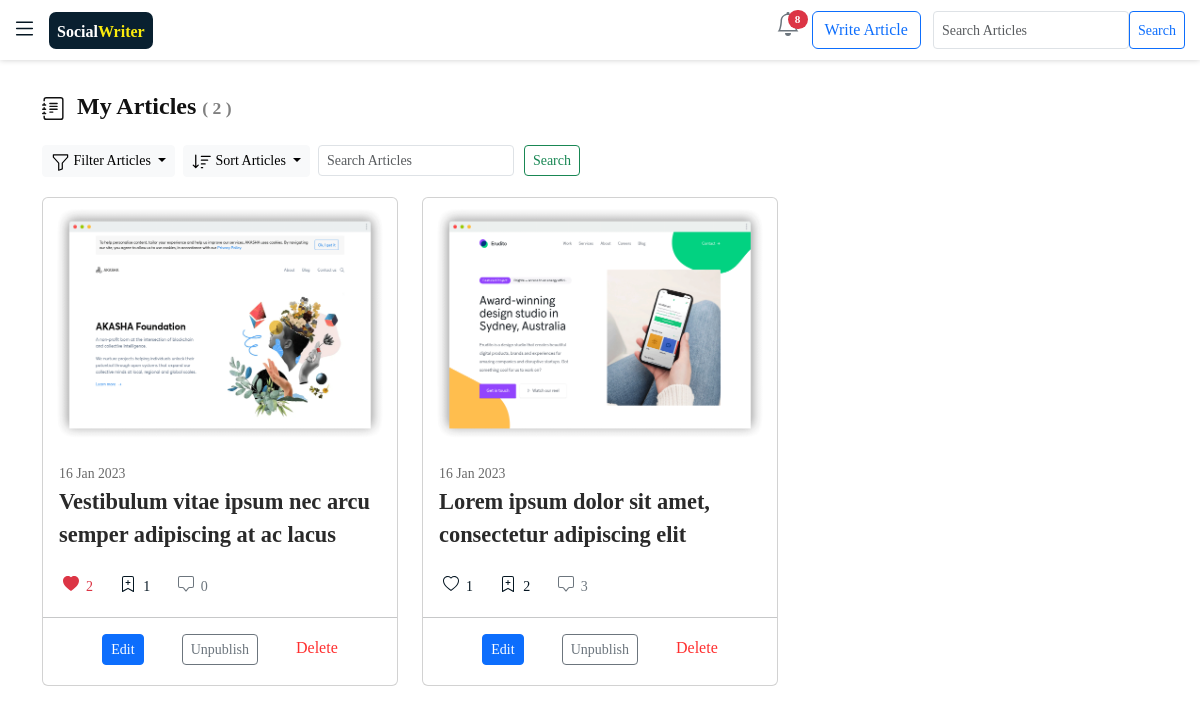
The page /user_entries/ (signed in) on the database its author committed.
### blogyapp/models.py (models this page shows, shortened)
class Entry(models.Model):
    profile = models.ForeignKey(Profile, on_delete=models.CASCADE , blank=True , null=True) # Entry attached to a specific profile
    thumbnail = models.ImageField(upload_to="blogyapp/images/articles_img", blank=True , null=True)
    uploaded = models.BooleanField(default=False)
    entry_title = models.TextField()
    introduction = models.TextField()
    text = HTMLField()
    date_added = models.DateTimeField(auto_now_add=True)
    popularity = models.IntegerField(default=0)
    likes = models.IntegerField(default=0)  # number of likes for each Article
    bookmarks = models.IntegerField(default=0)  # number of bookmarks for each Article ...
    class Meta:
        verbose_name_plural = 'entries'

### blogyapp/views.py (the view)
# urls.py: path('user_entries/', views.user_entries, name='user_entries'),
@login_required
def user_entries(request):
    my_profile =Profile.objects.get(name =request.user)
    entries = Entry.objects.filter(profile = my_profile ).order_by("-date_added")
    form = request.POST
    search_text = request.POST.get('searchtext')
    if "all" in form :
        entries = Entry.objects.filter(profile = my_profile)
    if "published" in form :
        entries = Entry.objects.filter(profile = my_profile , uploaded = True )
    if "unpublished" in form :
        entries = Entry.objects.filter(profile = my_profile, uploaded = False )
    if "nameup" in form :
        entries = Entry.objects.filter(profile = my_profile).order_by("-entry_title")
    if "namedown" in form :
        entries = Entry.objects.filter(profile = my_profile).order_by("entry_title")
    if "dateup" in form :
        entries = Entry.objects.filter(profile = my_profile ).order_by("-date_added")
    if "datedown" in form :
        entries = Entry.objects.filter(profile = my_profile).order_by("date_added")
    if "searchtext" in form :
        entries = Entry.objects.filter(entry_title__contains = search_text ).order_by("-date_added")
    context = {  "entries":entries , }
    return render(request,"blogyapp/articles.html" , context)

### blogyapp/context_processors.py (called while the page is built)
def process_notifications(request):
    try:
        notifications_url = request.META["HTTP_REFERER"]
        notifications = Notification.objects.filter( Q(entry__profile__name = request.user) | Q(profile__name = request.user) )
        if notifications_url == "http://127.0.0.1:8000/notifications/" or notifications_url == "http://socialwriter.pythonanywhere.com/notifications/" or notifications_url == "https://socialwriter.pythonanywhere.com/notifications/":
            for i in notifications:
                if i.notification_viewed == False:
                    i.notification_viewed = True
                    i.save(update_fields=["notification_viewed"])
                    i.save()
        return {}
    except:
        return {}

### blogyapp/templatetags/read-time.py (called while the page is built)
def read(html):
    return readtime.of_html(html)

### blogyapp/templates/blogyapp/articles.html (shortened to what this page needs)
{% extends 'blogyapp/base.html' %}
{% load bootstrap5 %}
{% load read-time %}
{% load static %}
{% block content %}
<head>
</head>
    <div class="container-fluid" style="width: 95%;">
  <br>
  <h4 style="font-weight: 600;margin-top: 0.2cm;margin-bottom: 25px;color: rgb(17, 17, 17);">
    &nbsp;
    My Articles
    <span style="font-size: 1.1rem;color:gray"> ( {{entries.count}} ) </span>
   </h4>
      <div class="tools" style="display: flex;margin-bottom: 20px;">
        <div class="dropdown">
          <button class="btn btn-light dropdown-toggle btn-sm" type="button" id="dropdownMenuButton2" data-bs-toggle="dropdown" aria-expanded="false">
              Filter Articles
          </button>
        </div>
        <div class="dropdown">
          <button class="btn btn-light dropdown-toggle btn-sm" type="button" id="dropdownMenuButton2" data-bs-toggle="dropdown" aria-expanded="false">
              Sort Articles
          </button>
        </div>
        <br>
        <div class = " d-none d-md-block">
          <form class="d-flex"  action="" method="POST" >
            <input class="form-control  form-control-sm" name = "searchtext" type='text' placeholder="Search Articles" aria-label="Search">
            <button style="margin-left: 10px;" class="btn btn-outline-success btn-sm" type="submit" name = "search">Search</button>
          </form>
        </div>
      </div>
      <div class="row">
        {% for entry in entries %}
        <div class="col-md-4">
          <div class="card  ">
            <div  >
              <img style="width: 100%; height: 250px;" class="card-img-top" src="{{entry.thumbnail.url}}" alt="" >
            </div>
          <div class="card-body" style="height: 100px;overflow: hidden;">
            <div style="font-size:0.86rem;color: #696969;"> {{entry.date_added|date:"d M Y"}}</div>
            <a style="font-size: 1.4rem;color: rgb(42, 42, 42);font-weight: 600;" href="{% url 'blogyapp:read' entry.id %}">
              {{ entry.entry_title}}
            </a>
          </div>
     <br>
          <div class="d-flex container-fluid" >
            <div class="like" style="margin-right:0.3cm">
                <form class="d-flex " action="{% url 'blogyapp:like_unlike' entry.id %}" method='post'>
                    {% if entry in entry.profile.liked_articles.all %}
                    <button  class="btn btn-outline-danger btn-sm position-relative" name="submit" style="border: none;" >
                      <div class="d-flex">
                        <svg xmlns="http://www.w3.org/2000/svg" width="16" height="16" fill="currentColor" class="bi bi-heart-fill" viewBox="0 0 16 16">
                            <path fill-rule="evenodd" d="M8 1.314C12.438-3.248 23.534 4.735 8 15-7.534 4.736 3.562-3.248 8 1.314z"/>
                          </svg>
                          <span style="font-weight: 500;">
                           &nbsp;&nbsp;{{entry.likes}}
                          </span>
                        </div>
                    </button>
                    {% else %}
                    <button style= "color: #051622;border: none;" class="btn btn-outline-secondary btn-sm position-relative" name="submit">
                      <div class="d-flex">
                    <span style="font-weight: 500;">
                      &nbsp;&nbsp;{{entry.likes}}
                    </span>
                  </div>
                  </button>
                    {% endif %}
                </form>
            </div>
            <div class="bookmark"  style="margin-right:0.3cm">
              <form action="{% url 'blogyapp:bookmark' entry.id %}" method='post'>
                  {% if entry in entry.profile.bookmarked_articles.all %}
                  <button class="btn btn-outline-success btn-sm position-relative" name="submit" style="border: none;">
                    <div class="d-flex">
                    <svg xmlns="http://www.w3.org/2000/svg" width="16" height="16" fill="currentColor" class="bi bi-bookmark-plus-fill" viewBox="0 0 16 16">
                        <path fill-rule="evenodd" d="M2 15.5V2a2 2 0 0 1 2-2h8a2 2 0 0 1 2 2v13.5a.5.5 0 0 1-.74.439L8 13.069l-5.26 2.87A.5.5 0 0 1 2 15.5zm6.5-11a.5.5 0 0 0-1 0V6H6a.5.5 0 0 0 0 1h1.5v1.5a.5.5 0 0 0 1 0V7H10a.5.5 0 0 0 0-1H8.5V4.5z"/>
                    </svg>
                      <span style="font-weight: 500;">
                      &nbsp;&nbsp;{{entry.bookmarks}}
                      </span>
                    </div>
                </button>
                  {% else %}
                  <button style= "color: #051622;border: none;" class="btn btn-outline-secondary btn-sm position-relative" name="submit">
                    <div class="d-flex">
                      <span  style="font-weight: 500;">
                        &nbsp;&nbsp;{{entry.bookmarks}}
                      </span>
                    </div>
                </button>
                  {% endif %}
              </form>
            </div>
            <div  id="comments" style="margin-right:0cm">
              <a href="{% url 'blogyapp:read' entry.id %}#comments" class="btn btn-outline-secondary btn-sm position-relative" name="submit" style="border: none;">
                <div class="d-flex">
                  <span style="font-weight: 500;">
                   &nbsp;&nbsp;{{entry.entry.count}}
                  </span>
                </div>
                </a>
            </div>
            <div style="width: 100% !important;" class="container-fluid d-flex justify-content-end" >
            </div>
        </div>
            <hr>
            <center>
            <div style="display:flexbox;margin-bottom: 20px ;" >
              <a style="text-decoration: none; " class="btn btn-primary btn-sm"  href="{% url 'blogyapp:edit_entry' entry.id %}"> Edit</a>
            {% if entry.uploaded is True %}
              <a class="btn btn-outline-secondary btn-sm" style="text-decoration: none;margin-left: 0.9cm;margin-right:0.9cm" href="{% url 'blogyapp:publish_or_unpublish' entry.id %}"> Unpublish</a>
             {% else %}
              <a class="btn btn-outline-primary btn-sm" style="text-decoration: none;margin-left: 0.9cm;margin-right:0.9cm" href="{% url 'blogyapp:publish_or_unpublish' entry.id %}"> Publish</a>
            {% endif %}
            <a data-bs-toggle="modal" data-bs-target="#exampleModal" style="text-decoration: none; color:rgb(255, 47, 47)" href="#" > Delete </a>
            </div>
          </center>
          </div>
          <br>
          </div>
          {% endfor %}
      </div>
    </div>
{% endblock content %}

### blogyapp/static/blogyapp/css/read.css (style rules this page uses)
body { background-color: rgb(255, 255, 255); }
a { text-decoration: none !important; color: rgb(50, 50, 50); }

### rows shown on the page
Entry: thumbnail (picture), date_added "16 Jan 2023", entry_title "Vestibulum vitae ipsum nec arcu semper adipiscing at ac lacus", likes "2", bookmarks "1", entry.count "0", uploaded "Unpublish"
Entry: thumbnail (picture), date_added "16 Jan 2023", entry_title "Lorem ipsum dolor sit amet, consectetur adipiscing elit", likes "1", bookmarks "2", entry.count "3", uploaded "Unpublish"

### other values the page prints
{{ all_notifications.count }} "8"
{{ entries.count }} "2"
